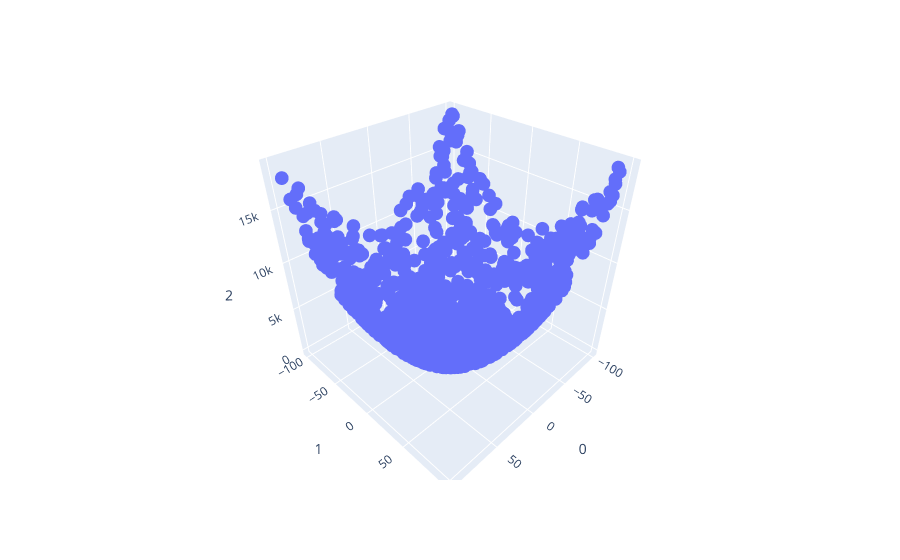

Notebook code cell kept with this figure:
### Code cell
rand = np.random.default_rng(42)

#Defining the values we talked about
a = -100
b = 100
n = 1000

#Our target function f
def f(x,y):
    return x**2+y**2


xcoords = rand.uniform(low=a,high=b,size=(n,1))
ycoords = rand.uniform(low=a,high=b,size=(n,1))
noise = rand.normal(loc=0,scale=0.5,size=(n,1))
zcoords = f(xcoords,ycoords) + noise

dataset = np.concatenate((xcoords,ycoords,zcoords),axis=1)


#Simple scatter plot for visualisation
fig = px.scatter_3d(dataset,x=0,y=1,z=2)
fig.show()

### Figure 1 — Plotly figure (JSON) as saved in the notebook; plotly's stock layout.template omitted (floating-point values rounded to 4 significant figures; data arrays with more than 128 entries replaced by an {"elided": "..."} marker saying what was removed)
{"data": [{"hovertemplate": "0=%{x}<br>1=%{y}<br>2=%{z}<extra></extra>", "legendgroup": "", "marker": {"color": "#636efa", "symbol": "circle"}, "mode": "markers", "name": "", "scene": "scene", "showlegend": false, "type": "scatter3d", "x": {"elided": "1000 float values"}, "y": {"elided": "1000 float values"}, "z": {"elided": "1000 float values"}}], "layout": {"legend": {"tracegroupgap": 0}, "margin": {"t": 60}, "scene": {"domain": {"x": [0, 1], "y": [0, 1]}, "xaxis": {"title": {"text": "0"}}, "yaxis": {"title": {"text": "1"}}, "zaxis": {"title": {"text": "2"}}}}}
